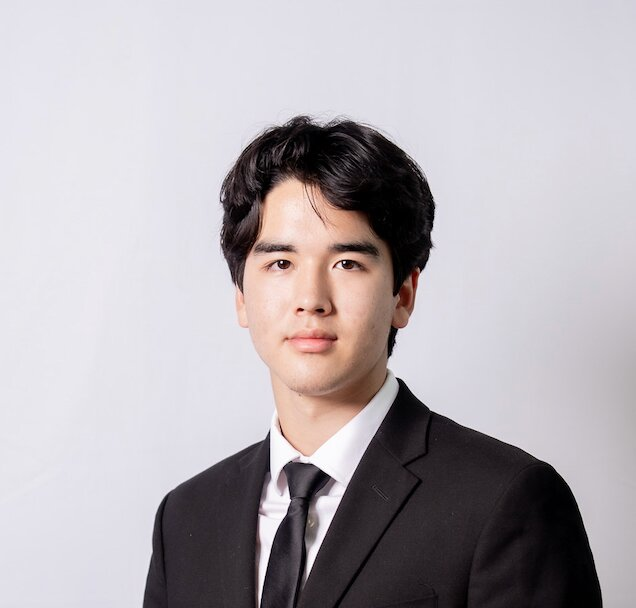
#> input picture assets/img/portrait.jpg, 636 x 608 px, found by its file name
$ python make-cutout.py
#> lines starting #> are read from the running program, lines starting #| are printed output that depends on the picture; after the words box and inside, x2 and y2 are one past the last pixel; in counts of white or black regions, pixels touching at a corner belong together
#!/usr/bin/env python3
"""Cut the studio portrait out of its grey backdrop for the v3 About sheet.

    python3 tools/make-cutout.py [source.jpg] [out-dir]

The backdrop is a soft grey gradient, so a single colour key fails at the
shadowed shoulder. Instead: pixels that are unsaturated and mid-grey are
"sure backdrop"; a wide box filter over those gives a local backdrop colour;
anything far from it, or dark, or saturated, is the person. The largest
connected component is kept, holes are filled, and the edge is feathered.
Writes leonardo-cutout-<width>.{png,webp} with transparency.
"""
import sys
import numpy as np
from PIL import Image, ImageFilter
from collections import deque

SRC = sys.argv[1] if len(sys.argv) > 1 else 'assets/img/portrait.jpg'
OUT = sys.argv[2] if len(sys.argv) > 2 else 'v3/assets/img'

im = Image.open(SRC).convert('RGB'); W, H = im.size
#> further down, im is the input picture: PIL image 636x608 RGB; mean R, G, B 180, 174.4, 178.9
#> after `W, H = im.size`: W = 636; H = 608
a = np.asarray(im).astype(float)
lum = a.mean(2); sat = a.max(2) - a.min(2)
sure = (sat < 26) & (lum > 128) & (lum < 236)
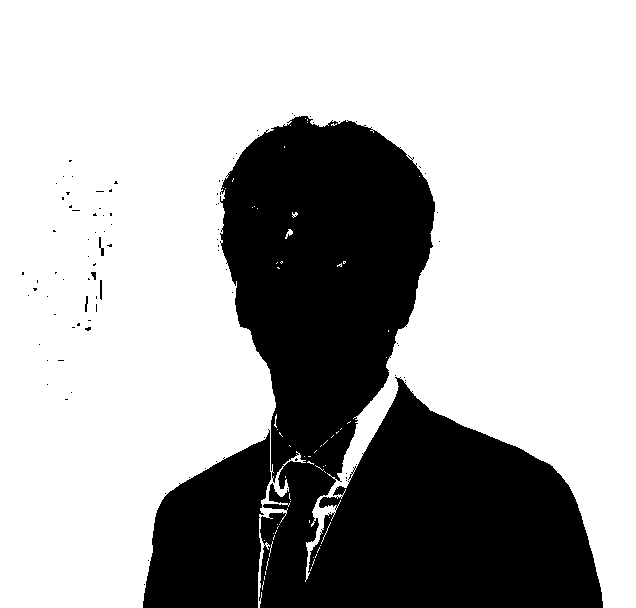
#> sure: shape (608, 636) bool; 69.2% white; 94 black regions (88 under 20 px), largest, box (x1, y1, x2, y2) and area: (220, 116, 603, 608) 103407, (143, 429, 271, 608) 15434, (99, 237, 104, 256) 46, (100, 280, 102, 300) 39, (85, 296, 88, 312) 32, (91, 272, 96, 280) 27


def box(arr, r):
#> called with r = 90
    p = np.pad(arr, ((r + 1, r), (r + 1, r)), mode='edge'); c = p.cumsum(0).cumsum(1)
#> after `c = p.cumsum(0).cumsum(1)`:
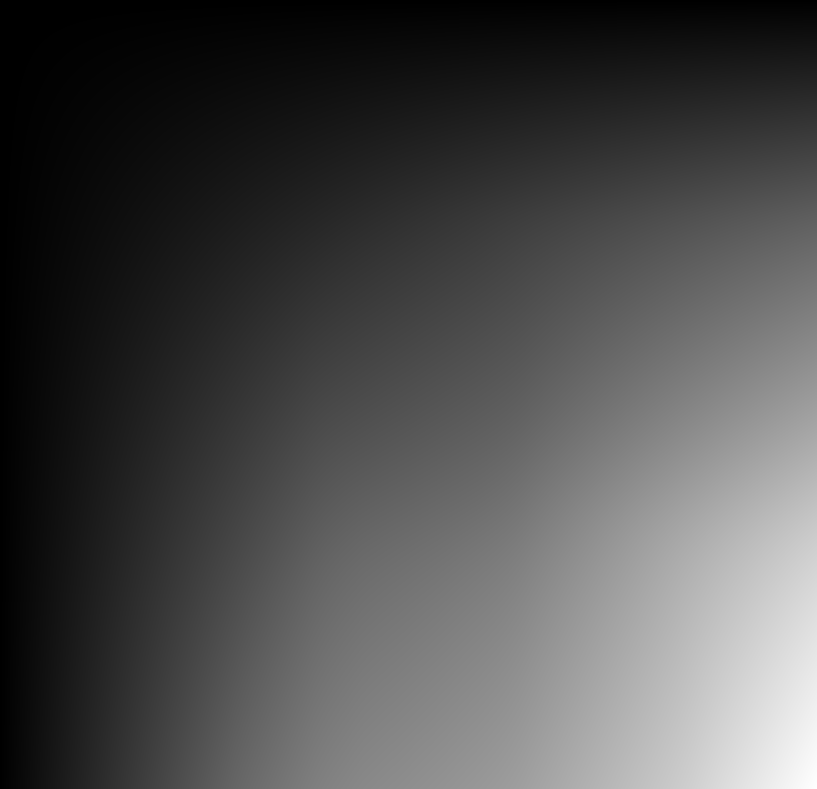
#> c: shape (789, 817) float64; min 227, max 106130817, mean 31833554.6; drawn with min black and max white
    return (c[2*r+1:, 2*r+1:] - c[:-2*r-1, 2*r+1:] - c[2*r+1:, :-2*r-1] + c[:-2*r-1, :-2*r-1]) / ((2*r+1) ** 2)
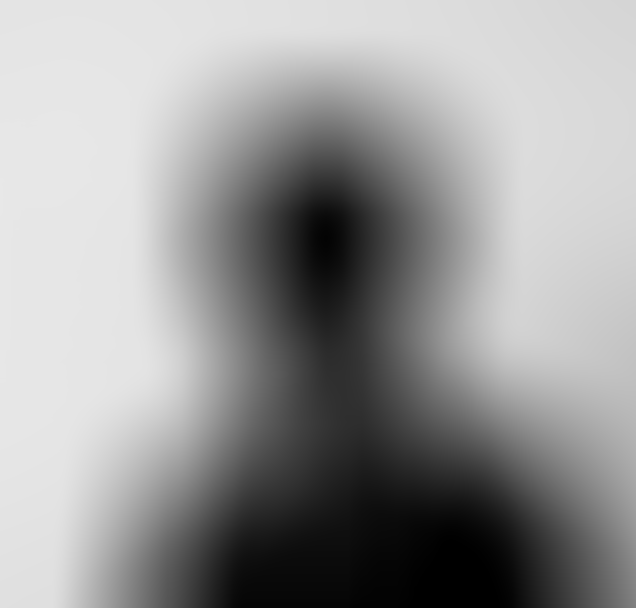
#> returned value: shape (608, 636) float64; min 0, max 232.1, mean 153.4


num = np.stack([box(a[:, :, c] * sure, 90) for c in range(3)], 2); den = box(sure.astype(float), 90)
#> call 4 of box, with r = 90
#> in box (call 4), `p = np.pad(arr, ((r + 1, r), (r + 1, r)), mode='edge')`: p: shape (789, 817) float64; values 0 (black) and 1 (white), 75.1% white; 94 black regions (88 under 20 px), largest, box (x1, y1, x2, y2) and area: (311, 207, 694, 789) 134277, (234, 520, 362, 789) 25784, (190, 328, 195, 347) 46, (191, 371, 193, 391) 39, (176, 387, 179, 403) 32, (182, 363, 187, 371) 27
#> in box (call 4), `return (c[2*r+1:, 2*r+1:] - c[:-2*r-1, 2*r+1:] - c[2*r+1:, :-2*r-1] + ..`:
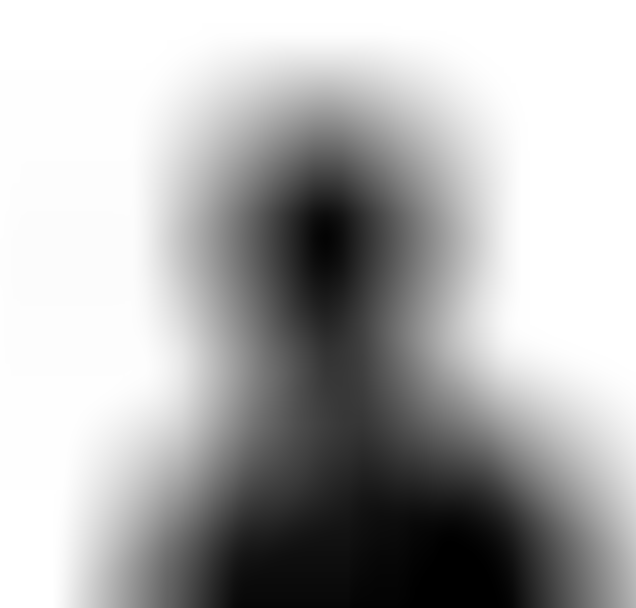
#> returned value: shape (608, 636) float64; min 0, max 1, mean 0.693
bg = np.where(den[..., None] > 0.02, num / np.maximum(den, 1e-6)[..., None], a[sure].mean(0))
dist = np.sqrt(((a - bg) ** 2).sum(2))
mask = (dist > 30) | (lum < 110) | (sat > 40)
#> mask: shape (608, 636) bool; 31.3% white; 31 white regions (30 under 20 px), largest, box (x1, y1, x2, y2) and area: (142, 113, 603, 608) 121132

# largest component
lab = np.zeros((H, W), np.int32); cur = 0; best = (0, 0)
for y in range(H):
    for x in range(W):
        if mask[y, x] and lab[y, x] == 0:
            cur += 1; q = deque([(y, x)]); lab[y, x] = cur; n = 0
            while q:
                cy, cx = q.popleft(); n += 1
                for ny, nx in ((cy+1, cx), (cy-1, cx), (cy, cx+1), (cy, cx-1)):
                    if 0 <= ny < H and 0 <= nx < W and mask[ny, nx] and lab[ny, nx] == 0:
                        lab[ny, nx] = cur; q.append((ny, nx))
            if n > best[0]: best = (n, cur)
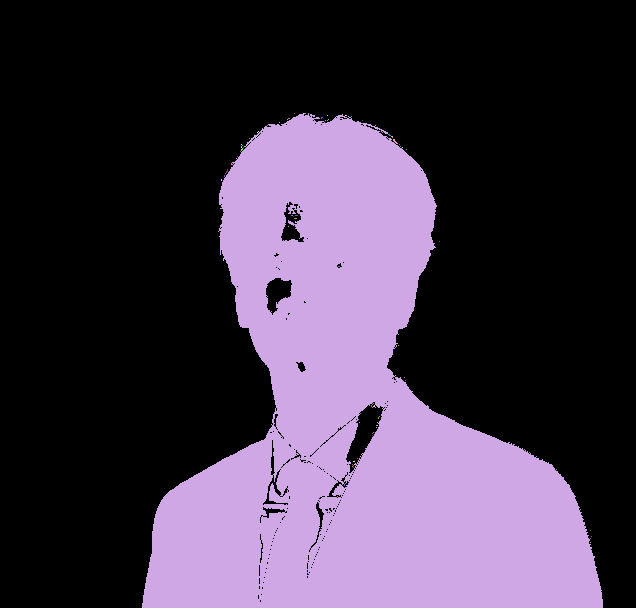
#> lab: shape (608, 636) int32; 100 distinct labels, from 0 to 99; one colour per label, 0 black
#> after the loop, best = (121035, 2); cur = 99
keep = lab == best[1]
# fill holes: background is only what the border can reach
notk = ~keep; reach = np.zeros((H, W), bool); q = deque()
for y in range(H):
    for x in (0, W - 1):
        if notk[y, x] and not reach[y, x]: reach[y, x] = True; q.append((y, x))
#> reach: shape (608, 636) bool; 0.31% white in thin lines or dots
for x in range(W):
    for y in (0, H - 1):
        if notk[y, x] and not reach[y, x]: reach[y, x] = True; q.append((y, x))
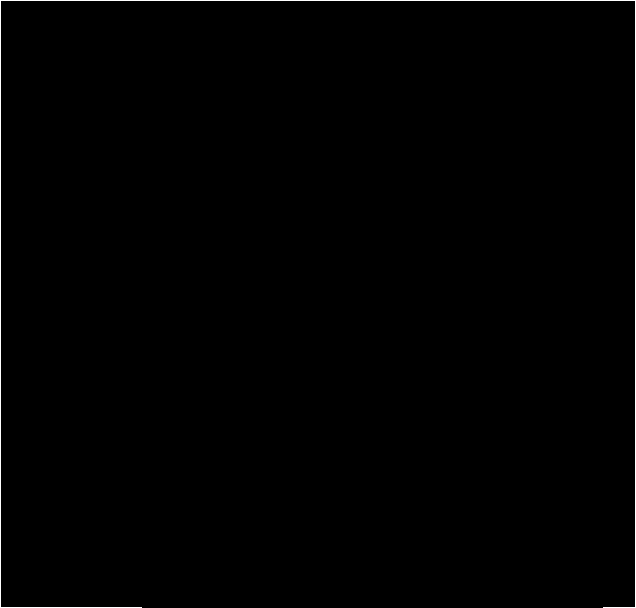
#> reach: shape (608, 636) bool; 0.52% white in thin lines or dots
while q:
    cy, cx = q.popleft()
    for ny, nx in ((cy+1, cx), (cy-1, cx), (cy, cx+1), (cy, cx-1)):
        if 0 <= ny < H and 0 <= nx < W and notk[ny, nx] and not reach[ny, nx]:
            reach[ny, nx] = True; q.append((ny, nx))
#> reach: shape (608, 636) bool; 67.9% white; 1 black region, box (x1, y1, x2, y2) and area: (142, 113, 603, 608) 124268
keep = keep | (~reach)

m = Image.fromarray((keep * 255).astype(np.uint8)).filter(ImageFilter.MinFilter(3)).filter(ImageFilter.GaussianBlur(1.0))
out = im.convert('RGBA'); out.putalpha(m); out = out.crop(out.getbbox())
#> after `out = out.crop(out.getbbox())`:
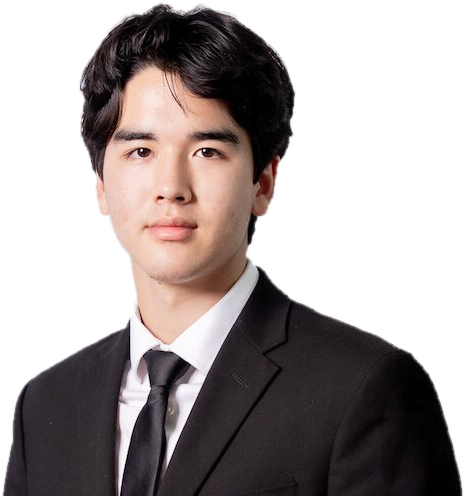
#> out: PIL image 465x496 RGBA; mean R, G, B, A 150, 141.4, 144.2, 135.4; transparent parts drawn white
out.save(f'{OUT}/leonardo-cutout-{out.width}.webp', quality=86, method=6)
out.save(f'{OUT}/leonardo-cutout-{out.width}.png', optimize=True)
print('cutout', out.size)
#| cutout (465, 496)
